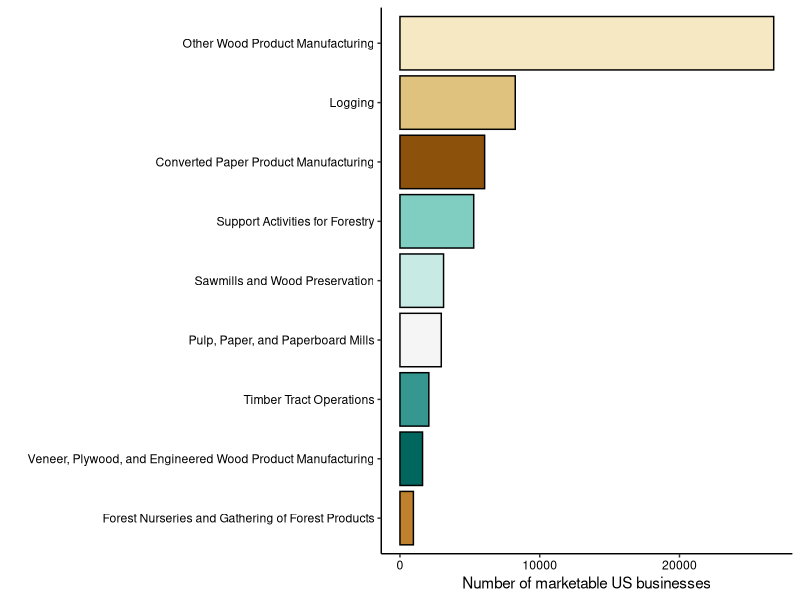

This figure's R source:
## ---- chunk 1
library(tidyverse)
library(knitr)
library(formattable)
library(kableExtra)
## ---- chunk 2
# Make NAICSCode table
NAICS <- tribble(
  ~NAICSCode, ~IndustryTitle, ~IndustryCat, ~NAICSName, ~Businesses,
1131, "Agriculture, Forestry, Fishing and Hunting",	"Timber Tract Operations", "Timber Tract Operations", 2067,
113110,"Agriculture, Forestry, Fishing and Hunting", "Timber Tract Operations", "Timber Tract Operations", 2067,	
1132, "Agriculture, Forestry, Fishing and Hunting",	"Forest Nurseries and Gathering of Forest Products", "Forest Nurseries and Gathering of Forest Products", 962, 	
113210, "Agriculture, Forestry, Fishing and Hunting",	"Forest Nurseries and Gathering of Forest Products", "Forest Nurseries and Gathering of Forest Products", 962,	
1133, "Agriculture, Forestry, Fishing and Hunting",	"Logging", "Logging", 8250,
113310, "Agriculture, Forestry, Fishing and Hunting",	"Logging", "Logging", 8250,
1153,"Agriculture, Forestry, Fishing and Hunting",	"Support Activities for Forestry", "Support Activities for Forestry", 5277,
115310,"Agriculture, Forestry, Fishing and Hunting",	"Support Activities for Forestry", "Support Activities for Forestry", 5277,
3211, "Manufacturing",	"Sawmills and Wood Preservation",	"Sawmills and Wood Preservation",3120,
321113, "Manufacturing",	"Sawmills and Wood Preservation","Sawmills",	2480,
321114, "Manufacturing", "Sawmills and Wood Preservation",	"Wood Preservation",	640,
3212, "Manufacturing", "Veneer, Plywood, and Engineered Wood Product Manufacturing",	"Veneer, Plywood, and Engineered Wood Product Manufacturing",	1617,
321211, "Manufacturing", "Veneer, Plywood, and Engineered Wood Product Manufacturing",	"Hardwood Veneer and Plywood Manufacturing",	299,
321212, "Manufacturing", "Veneer, Plywood, and Engineered Wood Product Manufacturing",	"Softwood Veneer and Plywood Manufacturing",	80,
321213, "Manufacturing", "Veneer, Plywood, and Engineered Wood Product Manufacturing",	"Engineered Wood Member (except Truss) Manufacturing",	58,
321214, "Manufacturing", "Veneer, Plywood, and Engineered Wood Product Manufacturing",	"Truss Manufacturing",	869,
321219, "Manufacturing", "Veneer, Plywood, and Engineered Wood Product Manufacturing",	"Reconstituted Wood Product Manufacturing",	311,
3219, "Manufacturing",	"Other Wood Product Manufacturing", "Other Wood Product Manufacturing",	26742,
321911, "Manufacturing", "Other Wood Product Manufacturing", "Wood Window and Door Manufacturing",	1259,
321912, "Manufacturing", "Other Wood Product Manufacturing", "Cut Stock, Resawing Lumber, and Planing",	1225,
321918, "Manufacturing", "Other Wood Product Manufacturing", "Other Millwork (including Flooring)",	14687,
321920, "Manufacturing", "Other Wood Product Manufacturing", "Wood Container and Pallet Manufacturing",	3383,
321991, "Manufacturing", "Other Wood Product Manufacturing", "Manufactured Home (Mobile Home) Manufacturing",	570,
321992, "Manufacturing", "Other Wood Product Manufacturing", "Prefabricated Wood Building Manufacturing",	1111,
321999, "Manufacturing", "Other Wood Product Manufacturing",	"All Other Miscellaneous Wood Product Manufacturing",	4507,
3221, "Manufacturing",	"Pulp, Paper, and Paperboard Mills", "Pulp, Paper, and Paperboard Mills",	2956,
322110, "Manufacturing", "Pulp, Paper, and Paperboard Mills",	"Pulp Mills",	343,
322121, "Manufacturing", "Pulp, Paper, and Paperboard Mills",	"Paper (except Newsprint) Mills",	1921,
322122, "Manufacturing", "Pulp, Paper, and Paperboard Mills",	"Newsprint Mills",	34,
322130, "Manufacturing", "Pulp, Paper, and Paperboard Mills", "Paperboard Mills",	658,
3222, "Manufacturing", "Converted Paper Product Manufacturing", "Converted Paper Product Manufacturing",	6059,
322211, "Manufacturing", "Converted Paper Product Manufacturing", "Corrugated and Solid Fiber Box Manufacturing",	1852,
322212, "Manufacturing", "Converted Paper Product Manufacturing", "Folding Paperboard Box Manufacturing",	147,
322219, "Manufacturing", "Converted Paper Product Manufacturing", "Other Paperboard Container Manufacturing",	663,
322220, "Manufacturing", "Converted Paper Product Manufacturing", "Paper Bag and Coated and Treated Paper Manufacturing",	1471,
322230, "Manufacturing", "Converted Paper Product Manufacturing", "Stationery Product Manufacturing",	412,
322291, "Manufacturing", "Converted Paper Product Manufacturing", "Sanitary Paper Product Manufacturing",	374,
322299, "Manufacturing", "Converted Paper Product Manufacturing", "All Other Converted Paper Product Manufacturing",	1140
)

NAICS_trim <- NAICS %>% 
  filter(NAICSCode %in% c(1131, 1132, 1133, 1153, 3211, 3212, 3219, 3221, 3222))

NAICS_full <- NAICS %>% 
  filter(!(NAICSCode %in% c(1131, 1132, 1133, 1153, 3211, 3212, 3219, 3221, 3222)))
## ---- chunk 3
ggplot(NAICS_trim, aes(reorder(IndustryCat, Businesses), Businesses, fill = IndustryCat)) +
  geom_bar(stat = "identity", col = "black")+
  coord_flip() +
  labs(x = " ", y = "Number of marketable US businesses") +
  scale_fill_brewer(palette="BrBG") +
  theme(panel.background = element_blank(),
        axis.line = element_line(color = "black"),
        axis.text = element_text(color = "black"),
        legend.position = "none")
## ---- chunk 4
NAICS %>% 
  select(NAICSCode, NAICSName, Businesses) %>% 
  filter(!(NAICSCode %in% c(1131, 1132, 1133, 1153, 3211, 3212, 3219, 3221, 3222))) %>% 
  arrange(desc(Businesses)) %>% 
  kable("html", caption = 'NAICS codes, names, and number of marketable US businesses in the forest products industry.') %>%
  kable_styling()
